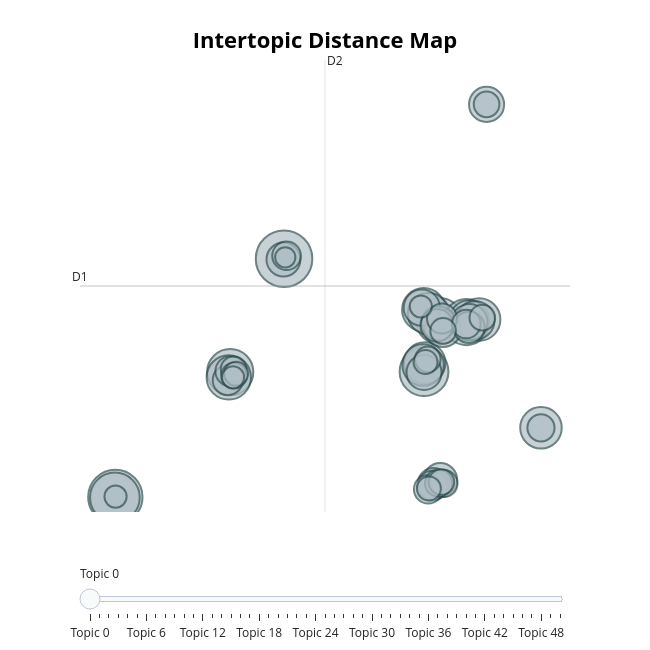

Here is the notebook cell this chart was saved with:
### Code cell
topic_model.visualize_topics()

### Figure 1 — Plotly figure (JSON) as saved in the notebook; plotly's stock layout.template omitted (floating-point values rounded to 4 significant figures; data arrays with more than 128 entries replaced by an {"elided": "..."} marker saying what was removed)
{"data": [{"customdata": {"elided": "51x3 mixed values"}, "hovertemplate": "<b>Topic %{customdata[0]}</b><br>%{customdata[1]}<br>Size: %{customdata[2]}", "legendgroup": "", "marker": {"color": "#B0BEC5", "line": {"color": "DarkSlateGrey", "width": 2}, "size": [39, 36, 30, 29, 26, 26, 26, 24, 23, 22, 21, 21, 21, 21, 20, 18, 17, 16, 16, 15, 15, 14, 14, 14, 13, 12, 12, 11, 11, 11, 11, 10, 10, 10, 9, 9, 9, 8, 8, 8, 8, 8, 8, 8, 7, 7, 7, 6, 6, 6, 5], "sizemode": "area", "sizeref": 0.02438, "symbol": "circle"}, "mode": "markers", "name": "", "orientation": "v", "showlegend": false, "type": "scatter", "x": [-5.362, -19.62, -19.66, 6.466, 7.782, 10.05, -9.911, -10.03, 6.445, 11.13, 6.524, 6.852, 16.35, 6.385, 10.29, 10.79, 8.057, 6.279, 10.3, 6.467, 11.75, -5.413, 7.686, 7.84, 7.547, 7.268, 10.27, 7.987, 7.167, -10.12, -9.897, 10.04, -5.15, 6.823, 8.146, 16.35, 7.7, -9.629, 11.39, 6.784, 11.75, 8.081, -9.595, 7.933, -9.415, 6.878, 6.593, -19.6, -9.672, 6.196, -5.26], "xaxis": "x", "y": [9.663, -6.614, -6.65, 1.948, 5.4, 5.339, 1.916, 1.554, 6.178, 5.508, 2.534, 5.898, -1.894, 2.397, 5.437, 5.452, 4.907, 6.324, 5.337, 1.893, 20.22, 9.612, 5.266, -5.462, 5.114, -5.718, 4.973, 5.581, -5.848, 1.368, 1.977, 5.207, 9.873, -6.09, -5.699, -1.894, -5.675, 2.104, 5.638, 2.791, 20.22, 4.734, 1.673, -5.6, 1.804, -6.045, 2.603, -6.594, 1.555, 6.404, 9.765], "yaxis": "y"}], "layout": {"annotations": [{"showarrow": false, "text": "D1", "x": -22.61, "y": 7.804, "yshift": 10}, {"showarrow": false, "text": "D2", "x": -1.901, "xshift": 10, "y": 23.26}], "height": 650, "hoverlabel": {"bgcolor": "white", "font": {"family": "Rockwell", "size": 16}}, "legend": {"itemsizing": "constant", "tracegroupgap": 0}, "margin": {"t": 60}, "shapes": [{"line": {"color": "#CFD8DC", "width": 2}, "type": "line", "x0": -1.901, "x1": -1.901, "y0": -7.648, "y1": 23.26}, {"line": {"color": "#9E9E9E", "width": 2}, "type": "line", "x0": -22.61, "x1": 18.8, "y0": 7.804, "y1": 7.804}], "sliders": [{"active": 0, "pad": {"t": 50}, "steps": [{"args": [{"marker.color": [["red", "#B0BEC5", "#B0BEC5", "#B0BEC5", "#B0BEC5", "#B0BEC5", "#B0BEC5", "#B0BEC5", "#B0BEC5", "#B0BEC5", "#B0BEC5", "#B0BEC5", "#B0BEC5", "#B0BEC5", "#B0BEC5", "#B0BEC5", "#B0BEC5", "#B0BEC5", "#B0BEC5", "#B0BEC5", "#B0BEC5", "#B0BEC5", "#B0BEC5", "#B0BEC5", "#B0BEC5", "#B0BEC5", "#B0BEC5", "#B0BEC5", "#B0BEC5", "#B0BEC5", "#B0BEC5", "#B0BEC5", "#B0BEC5", "#B0BEC5", "#B0BEC5", "#B0BEC5", "#B0BEC5", "#B0BEC5", "#B0BEC5", "#B0BEC5", "#B0BEC5", "#B0BEC5", "#B0BEC5", "#B0BEC5", "#B0BEC5", "#B0BEC5", "#B0BEC5", "#B0BEC5", "#B0BEC5", "#B0BEC5", "#B0BEC5"]]}], "label": "Topic 0", "method": "update"}, {"args": [{"marker.color": [["#B0BEC5", "red", "#B0BEC5", "#B0BEC5", "#B0BEC5", "#B0BEC5", "#B0BEC5", "#B0BEC5", "#B0BEC5", "#B0BEC5", "#B0BEC5", "#B0BEC5", "#B0BEC5", "#B0BEC5", "#B0BEC5", "#B0BEC5", "#B0BEC5", "#B0BEC5", "#B0BEC5", "#B0BEC5", "#B0BEC5", "#B0BEC5", "#B0BEC5", "#B0BEC5", "#B0BEC5", "#B0BEC5", "#B0BEC5", "#B0BEC5", "#B0BEC5", "#B0BEC5", "#B0BEC5", "#B0BEC5", "#B0BEC5", "#B0BEC5", "#B0BEC5", "#B0BEC5", "#B0BEC5", "#B0BEC5", "#B0BEC5", "#B0BEC5", "#B0BEC5", "#B0BEC5", "#B0BEC5", "#B0BEC5", "#B0BEC5", "#B0BEC5", "#B0BEC5", "#B0BEC5", "#B0BEC5", "#B0BEC5", "#B0BEC5"]]}], "label": "Topic 1", "method": "update"}, {"args": [{"marker.color": [["#B0BEC5", "#B0BEC5", "red", "#B0BEC5", "#B0BEC5", "#B0BEC5", "#B0BEC5", "#B0BEC5", "#B0BEC5", "#B0BEC5", "#B0BEC5", "#B0BEC5", "#B0BEC5", "#B0BEC5", "#B0BEC5", "#B0BEC5", "#B0BEC5", "#B0BEC5", "#B0BEC5", "#B0BEC5", "#B0BEC5", "#B0BEC5", "#B0BEC5", "#B0BEC5", "#B0BEC5", "#B0BEC5", "#B0BEC5", "#B0BEC5", "#B0BEC5", "#B0BEC5", "#B0BEC5", "#B0BEC5", "#B0BEC5", "#B0BEC5", "#B0BEC5", "#B0BEC5", "#B0BEC5", "#B0BEC5", "#B0BEC5", "#B0BEC5", "#B0BEC5", "#B0BEC5", "#B0BEC5", "#B0BEC5", "#B0BEC5", "#B0BEC5", "#B0BEC5", "#B0BEC5", "#B0BEC5", "#B0BEC5", "#B0BEC5"]]}], "label": "Topic 2", "method": "update"}, {"args": [{"marker.color": [["#B0BEC5", "#B0BEC5", "#B0BEC5", "red", "#B0BEC5", "#B0BEC5", "#B0BEC5", "#B0BEC5", "#B0BEC5", "#B0BEC5", "#B0BEC5", "#B0BEC5", "#B0BEC5", "#B0BEC5", "#B0BEC5", "#B0BEC5", "#B0BEC5", "#B0BEC5", "#B0BEC5", "#B0BEC5", "#B0BEC5", "#B0BEC5", "#B0BEC5", "#B0BEC5", "#B0BEC5", "#B0BEC5", "#B0BEC5", "#B0BEC5", "#B0BEC5", "#B0BEC5", "#B0BEC5", "#B0BEC5", "#B0BEC5", "#B0BEC5", "#B0BEC5", "#B0BEC5", "#B0BEC5", "#B0BEC5", "#B0BEC5", "#B0BEC5", "#B0BEC5", "#B0BEC5", "#B0BEC5", "#B0BEC5", "#B0BEC5", "#B0BEC5", "#B0BEC5", "#B0BEC5", "#B0BEC5", "#B0BEC5", "#B0BEC5"]]}], "label": "Topic 3", "method": "update"}, {"args": [{"marker.color": [["#B0BEC5", "#B0BEC5", "#B0BEC5", "#B0BEC5", "red", "#B0BEC5", "#B0BEC5", "#B0BEC5", "#B0BEC5", "#B0BEC5", "#B0BEC5", "#B0BEC5", "#B0BEC5", "#B0BEC5", "#B0BEC5", "#B0BEC5", "#B0BEC5", "#B0BEC5", "#B0BEC5", "#B0BEC5", "#B0BEC5", "#B0BEC5", "#B0BEC5", "#B0BEC5", "#B0BEC5", "#B0BEC5", "#B0BEC5", "#B0BEC5", "#B0BEC5", "#B0BEC5", "#B0BEC5", "#B0BEC5", "#B0BEC5", "#B0BEC5", "#B0BEC5", "#B0BEC5", "#B0BEC5", "#B0BEC5", "#B0BEC5", "#B0BEC5", "#B0BEC5", "#B0BEC5", "#B0BEC5", "#B0BEC5", "#B0BEC5", "#B0BEC5", "#B0BEC5", "#B0BEC5", "#B0BEC5", "#B0BEC5", "#B0BEC5"]]}], "label": "Topic 4", "method": "update"}, {"args": [{"marker.color": [["#B0BEC5", "#B0BEC5", "#B0BEC5", "#B0BEC5", "#B0BEC5", "red", "#B0BEC5", "#B0BEC5", "#B0BEC5", "#B0BEC5", "#B0BEC5", "#B0BEC5", "#B0BEC5", "#B0BEC5", "#B0BEC5", "#B0BEC5", "#B0BEC5", "#B0BEC5", "#B0BEC5", "#B0BEC5", "#B0BEC5", "#B0BEC5", "#B0BEC5", "#B0BEC5", "#B0BEC5", "#B0BEC5", "#B0BEC5", "#B0BEC5", "#B0BEC5", "#B0BEC5", "#B0BEC5", "#B0BEC5", "#B0BEC5", "#B0BEC5", "#B0BEC5", "#B0BEC5", "#B0BEC5", "#B0BEC5", "#B0BEC5", "#B0BEC5", "#B0BEC5", "#B0BEC5", "#B0BEC5", "#B0BEC5", "#B0BEC5", "#B0BEC5", "#B0BEC5", "#B0BEC5", "#B0BEC5", "#B0BEC5", "#B0BEC5"]]}], "label": "Topic 5", "method": "update"}, {"args": [{"marker.color": [["#B0BEC5", "#B0BEC5", "#B0BEC5", "#B0BEC5", "#B0BEC5", "#B0BEC5", "red", "#B0BEC5", "#B0BEC5", "#B0BEC5", "#B0BEC5", "#B0BEC5", "#B0BEC5", "#B0BEC5", "#B0BEC5", "#B0BEC5", "#B0BEC5", "#B0BEC5", "#B0BEC5", "#B0BEC5", "#B0BEC5", "#B0BEC5", "#B0BEC5", "#B0BEC5", "#B0BEC5", "#B0BEC5", "#B0BEC5", "#B0BEC5", "#B0BEC5", "#B0BEC5", "#B0BEC5", "#B0BEC5", "#B0BEC5", "#B0BEC5", "#B0BEC5", "#B0BEC5", "#B0BEC5", "#B0BEC5", "#B0BEC5", "#B0BEC5", "#B0BEC5", "#B0BEC5", "#B0BEC5", "#B0BEC5", "#B0BEC5", "#B0BEC5", "#B0BEC5", "#B0BEC5", "#B0BEC5", "#B0BEC5", "#B0BEC5"]]}], "label": "Topic 6", "method": "update"}, {"args": [{"marker.color": [["#B0BEC5", "#B0BEC5", "#B0BEC5", "#B0BEC5", "#B0BEC5", "#B0BEC5", "#B0BEC5", "red", "#B0BEC5", "#B0BEC5", "#B0BEC5", "#B0BEC5", "#B0BEC5", "#B0BEC5", "#B0BEC5", "#B0BEC5", "#B0BEC5", "#B0BEC5", "#B0BEC5", "#B0BEC5", "#B0BEC5", "#B0BEC5", "#B0BEC5", "#B0BEC5", "#B0BEC5", "#B0BEC5", "#B0BEC5", "#B0BEC5", "#B0BEC5", "#B0BEC5", "#B0BEC5", "#B0BEC5", "#B0BEC5", "#B0BEC5", "#B0BEC5", "#B0BEC5", "#B0BEC5", "#B0BEC5", "#B0BEC5", "#B0BEC5", "#B0BEC5", "#B0BEC5", "#B0BEC5", "#B0BEC5", "#B0BEC5", "#B0BEC5", "#B0BEC5", "#B0BEC5", "#B0BEC5", "#B0BEC5", "#B0BEC5"]]}], "label": "Topic 7", "method": "update"}, {"args": [{"marker.color": [["#B0BEC5", "#B0BEC5", "#B0BEC5", "#B0BEC5", "#B0BEC5", "#B0BEC5", "#B0BEC5", "#B0BEC5", "red", "#B0BEC5", "#B0BEC5", "#B0BEC5", "#B0BEC5", "#B0BEC5", "#B0BEC5", "#B0BEC5", "#B0BEC5", "#B0BEC5", "#B0BEC5", "#B0BEC5", "#B0BEC5", "#B0BEC5", "#B0BEC5", "#B0BEC5", "#B0BEC5", "#B0BEC5", "#B0BEC5", "#B0BEC5", "#B0BEC5", "#B0BEC5", "#B0BEC5", "#B0BEC5", "#B0BEC5", "#B0BEC5", "#B0BEC5", "#B0BEC5", "#B0BEC5", "#B0BEC5", "#B0BEC5", "#B0BEC5", "#B0BEC5", "#B0BEC5", "#B0BEC5", "#B0BEC5", "#B0BEC5", "#B0BEC5", "#B0BEC5", "#B0BEC5", "#B0BEC5", "#B0BEC5", "#B0BEC5"]]}], "label": "Topic 8", "method": "update"}, {"args": [{"marker.color": [["#B0BEC5", "#B0BEC5", "#B0BEC5", "#B0BEC5", "#B0BEC5", "#B0BEC5", "#B0BEC5", "#B0BEC5", "#B0BEC5", "red", "#B0BEC5", "#B0BEC5", "#B0BEC5", "#B0BEC5", "#B0BEC5", "#B0BEC5", "#B0BEC5", "#B0BEC5", "#B0BEC5", "#B0BEC5", "#B0BEC5", "#B0BEC5", "#B0BEC5", "#B0BEC5", "#B0BEC5", "#B0BEC5", "#B0BEC5", "#B0BEC5", "#B0BEC5", "#B0BEC5", "#B0BEC5", "#B0BEC5", "#B0BEC5", "#B0BEC5", "#B0BEC5", "#B0BEC5", "#B0BEC5", "#B0BEC5", "#B0BEC5", "#B0BEC5", "#B0BEC5", "#B0BEC5", "#B0BEC5", "#B0BEC5", "#B0BEC5", "#B0BEC5", "#B0BEC5", "#B0BEC5", "#B0BEC5", "#B0BEC5", "#B0BEC5"]]}], "label": "Topic 9", "method": "update"}, {"args": [{"marker.color": [["#B0BEC5", "#B0BEC5", "#B0BEC5", "#B0BEC5", "#B0BEC5", "#B0BEC5", "#B0BEC5", "#B0BEC5", "#B0BEC5", "#B0BEC5", "red", "#B0BEC5", "#B0BEC5", "#B0BEC5", "#B0BEC5", "#B0BEC5", "#B0BEC5", "#B0BEC5", "#B0BEC5", "#B0BEC5", "#B0BEC5", "#B0BEC5", "#B0BEC5", "#B0BEC5", "#B0BEC5", "#B0BEC5", "#B0BEC5", "#B0BEC5", "#B0BEC5", "#B0BEC5", "#B0BEC5", "#B0BEC5", "#B0BEC5", "#B0BEC5", "#B0BEC5", "#B0BEC5", "#B0BEC5", "#B0BEC5", "#B0BEC5", "#B0BEC5", "#B0BEC5", "#B0BEC5", "#B0BEC5", "#B0BEC5", "#B0BEC5", "#B0BEC5", "#B0BEC5", "#B0BEC5", "#B0BEC5", "#B0BEC5", "#B0BEC5"]]}], "label": "Topic 10", "method": "update"}, {"args": [{"marker.color": [["#B0BEC5", "#B0BEC5", "#B0BEC5", "#B0BEC5", "#B0BEC5", "#B0BEC5", "#B0BEC5", "#B0BEC5", "#B0BEC5", "#B0BEC5", "#B0BEC5", "red", "#B0BEC5", "#B0BEC5", "#B0BEC5", "#B0BEC5", "#B0BEC5", "#B0BEC5", "#B0BEC5", "#B0BEC5", "#B0BEC5", "#B0BEC5", "#B0BEC5", "#B0BEC5", "#B0BEC5", "#B0BEC5", "#B0BEC5", "#B0BEC5", "#B0BEC5", "#B0BEC5", "#B0BEC5", "#B0BEC5", "#B0BEC5", "#B0BEC5", "#B0BEC5", "#B0BEC5", "#B0BEC5", "#B0BEC5", "#B0BEC5", "#B0BEC5", "#B0BEC5", "#B0BEC5", "#B0BEC5", "#B0BEC5", "#B0BEC5", "#B0BEC5", "#B0BEC5", "#B0BEC5", "#B0BEC5", "#B0BEC5", "#B0BEC5"]]}], "label": "Topic 11", "method": "update"}, {"args": [{"marker.color": [["#B0BEC5", "#B0BEC5", "#B0BEC5", "#B0BEC5", "#B0BEC5", "#B0BEC5", "#B0BEC5", "#B0BEC5", "#B0BEC5", "#B0BEC5", "#B0BEC5", "#B0BEC5", "red", "#B0BEC5", "#B0BEC5", "#B0BEC5", "#B0BEC5", "#B0BEC5", "#B0BEC5", "#B0BEC5", "#B0BEC5", "#B0BEC5", "#B0BEC5", "#B0BEC5", "#B0BEC5", "#B0BEC5", "#B0BEC5", "#B0BEC5", "#B0BEC5", "#B0BEC5", "#B0BEC5", "#B0BEC5", "#B0BEC5", "#B0BEC5", "#B0BEC5", "#B0BEC5", "#B0BEC5", "#B0BEC5", "#B0BEC5", "#B0BEC5", "#B0BEC5", "#B0BEC5", "#B0BEC5", "#B0BEC5", "#B0BEC5", "#B0BEC5", "#B0BEC5", "#B0BEC5", "#B0BEC5", "#B0BEC5", "#B0BEC5"]]}], "label": "Topic 12", "method": "update"}, {"args": [{"marker.color": [["#B0BEC5", "#B0BEC5", "#B0BEC5", "#B0BEC5", "#B0BEC5", "#B0BEC5", "#B0BEC5", "#B0BEC5", "#B0BEC5", "#B0BEC5", "#B0BEC5", "#B0BEC5", "#B0BEC5", "red", "#B0BEC5", "#B0BEC5", "#B0BEC5", "#B0BEC5", "#B0BEC5", "#B0BEC5", "#B0BEC5", "#B0BEC5", "#B0BEC5", "#B0BEC5", "#B0BEC5", "#B0BEC5", "#B0BEC5", "#B0BEC5", "#B0BEC5", "#B0BEC5", "#B0BEC5", "#B0BEC5", "#B0BEC5", "#B0BEC5", "#B0BEC5", "#B0BEC5", "#B0BEC5", "#B0BEC5", "#B0BEC5", "#B0BEC5", "#B0BEC5", "#B0BEC5", "#B0BEC5", "#B0BEC5", "#B0BEC5", "#B0BEC5", "#B0BEC5", "#B0BEC5", "#B0BEC5", "#B0BEC5", "#B0BEC5"]]}], "label": "Topic 13", "method": "update"}, {"args": [{"marker.color": [["#B0BEC5", "#B0BEC5", "#B0BEC5", "#B0BEC5", "#B0BEC5", "#B0BEC5", "#B0BEC5", "#B0BEC5", "#B0BEC5", "#B0BEC5", "#B0BEC5", "#B0BEC5", "#B0BEC5", "#B0BEC5", "red", "#B0BEC5", "#B0BEC5", "#B0BEC5", "#B0BEC5", "#B0BEC5", "#B0BEC5", "#B0BEC5", "#B0BEC5", "#B0BEC5", "#B0BEC5", "#B0BEC5", "#B0BEC5", "#B0BEC5", "#B0BEC5", "#B0BEC5", "#B0BEC5", "#B0BEC5", "#B0BEC5", "#B0BEC5", "#B0BEC5", "#B0BEC5", "#B0BEC5", "#B0BEC5", "#B0BEC5", "#B0BEC5", "#B0BEC5", "#B0BEC5", "#B0BEC5", "#B0BEC5", "#B0BEC5", "#B0BEC5", "#B0BEC5", "#B0BEC5", "#B0BEC5", "#B0BEC5", "#B0BEC5"]]}], "label": "Topic 14", "method": "update"}, {"args": [{"marker.color": [["#B0BEC5", "#B0BEC5", "#B0BEC5", "#B0BEC5", "#B0BEC5", "#B0BEC5", "#B0BEC5", "#B0BEC5", "#B0BEC5", "#B0BEC5", "#B0BEC5", "#B0BEC5", "#B0BEC5", "#B0BEC5", "#B0BEC5", "red", "#B0BEC5", "#B0BEC5", "#B0BEC5", "#B0BEC5", "#B0BEC5", "#B0BEC5", "#B0BEC5", "#B0BEC5", "#B0BEC5", "#B0BEC5", "#B0BEC5", "#B0BEC5", "#B0BEC5", "#B0BEC5", "#B0BEC5", "#B0BEC5", "#B0BEC5", "#B0BEC5", "#B0BEC5", "#B0BEC5", "#B0BEC5", "#B0BEC5", "#B0BEC5", "#B0BEC5", "#B0BEC5", "#B0BEC5", "#B0BEC5", "#B0BEC5", "#B0BEC5", "#B0BEC5", "#B0BEC5", "#B0BEC5", "#B0BEC5", "#B0BEC5", "#B0BEC5"]]}], "label": "Topic 15", "method": "update"}, {"args": [{"marker.color": [["#B0BEC5", "#B0BEC5", "#B0BEC5", "#B0BEC5", "#B0BEC5", "#B0BEC5", "#B0BEC5", "#B0BEC5", "#B0BEC5", "#B0BEC5", "#B0BEC5", "#B0BEC5", "#B0BEC5", "#B0BEC5", "#B0BEC5", "#B0BEC5", "red", "#B0BEC5", "#B0BEC5", "#B0BEC5", "#B0BEC5", "#B0BEC5", "#B0BEC5", "#B0BEC5", "#B0BEC5", "#B0BEC5", "#B0BEC5", "#B0BEC5", "#B0BEC5", "#B0BEC5", "#B0BEC5", "#B0BEC5", "#B0BEC5", "#B0BEC5", "#B0BEC5", "#B0BEC5", "#B0BEC5", "#B0BEC5", "#B0BEC5", "#B0BEC5", "#B0BEC5", "#B0BEC5", "#B0BEC5", "#B0BEC5", "#B0BEC5", "#B0BEC5", "#B0BEC5", "#B0BEC5", "#B0BEC5", "#B0BEC5", "#B0BEC5"]]}], "label": "Topic 16", "method": "update"}, {"args": [{"marker.color": [["#B0BEC5", "#B0BEC5", "#B0BEC5", "#B0BEC5", "#B0BEC5", "#B0BEC5", "#B0BEC5", "#B0BEC5", "#B0BEC5", "#B0BEC5", "#B0BEC5", "#B0BEC5", "#B0BEC5", "#B0BEC5", "#B0BEC5", "#B0BEC5", "#B0BEC5", "red", "#B0BEC5", "#B0BEC5", "#B0BEC5", "#B0BEC5", "#B0BEC5", "#B0BEC5", "#B0BEC5", "#B0BEC5", "#B0BEC5", "#B0BEC5", "#B0BEC5", "#B0BEC5", "#B0BEC5", "#B0BEC5", "#B0BEC5", "#B0BEC5", "#B0BEC5", "#B0BEC5", "#B0BEC5", "#B0BEC5", "#B0BEC5", "#B0BEC5", "#B0BEC5", "#B0BEC5", "#B0BEC5", "#B0BEC5", "#B0BEC5", "#B0BEC5", "#B0BEC5", "#B0BEC5", "#B0BEC5", "#B0BEC5", "#B0BEC5"]]}], "label": "Topic 17", "method": "update"}, {"args": [{"marker.color": [["#B0BEC5", "#B0BEC5", "#B0BEC5", "#B0BEC5", "#B0BEC5", "#B0BEC5", "#B0BEC5", "#B0BEC5", "#B0BEC5", "#B0BEC5", "#B0BEC5", "#B0BEC5", "#B0BEC5", "#B0BEC5", "#B0BEC5", "#B0BEC5", "#B0BEC5", "#B0BEC5", "red", "#B0BEC5", "#B0BEC5", "#B0BEC5", "#B0BEC5", "#B0BEC5", "#B0BEC5", "#B0BEC5", "#B0BEC5", "#B0BEC5", "#B0BEC5", "#B0BEC5", "#B0BEC5", "#B0BEC5", "#B0BEC5", "#B0BEC5", "#B0BEC5", "#B0BEC5", "#B0BEC5", "#B0BEC5", "#B0BEC5", "#B0BEC5", "#B0BEC5", "#B0BEC5", "#B0BEC5", "#B0BEC5", "#B0BEC5", "#B0BEC5", "#B0BEC5", "#B0BEC5", "#B0BEC5", "#B0BEC5", "#B0BEC5"]]}], "label": "Topic 18", "method": "update"}, {"args": [{"marker.color": [["#B0BEC5", "#B0BEC5", "#B0BEC5", "#B0BEC5", "#B0BEC5", "#B0BEC5", "#B0BEC5", "#B0BEC5", "#B0BEC5", "#B0BEC5", "#B0BEC5", "#B0BEC5", "#B0BEC5", "#B0BEC5", "#B0BEC5", "#B0BEC5", "#B0BEC5", "#B0BEC5", "#B0BEC5", "red", "#B0BEC5", "#B0BEC5", "#B0BEC5", "#B0BEC5", "#B0BEC5", "#B0BEC5", "#B0BEC5", "#B0BEC5", "#B0BEC5", "#B0BEC5", "#B0BEC5", "#B0BEC5", "#B0BEC5", "#B0BEC5", "#B0BEC5", "#B0BEC5", "#B0BEC5", "#B0BEC5", "#B0BEC5", "#B0BEC5", "#B0BEC5", "#B0BEC5", "#B0BEC5", "#B0BEC5", "#B0BEC5", "#B0BEC5", "#B0BEC5", "#B0BEC5", "#B0BEC5", "#B0BEC5", "#B0BEC5"]]}], "label": "Topic 19", "method": "update"}, {"args": [{"marker.color": [["#B0BEC5", "#B0BEC5", "#B0BEC5", "#B0BEC5", "#B0BEC5", "#B0BEC5", "#B0BEC5", "#B0BEC5", "#B0BEC5", "#B0BEC5", "#B0BEC5", "#B0BEC5", "#B0BEC5", "#B0BEC5", "#B0BEC5", "#B0BEC5", "#B0BEC5", "#B0BEC5", "#B0BEC5", "#B0BEC5", "red", "#B0BEC5", "#B0BEC5", "#B0BEC5", "#B0BEC5", "#B0BEC5", "#B0BEC5", "#B0BEC5", "#B0BEC5", "#B0BEC5", "#B0BEC5", "#B0BEC5", "#B0BEC5", "#B0BEC5", "#B0BEC5", "#B0BEC5", "#B0BEC5", "#B0BEC5", "#B0BEC5", "#B0BEC5", "#B0BEC5", "#B0BEC5", "#B0BEC5", "#B0BEC5", "#B0BEC5", "#B0BEC5", "#B0BEC5", "#B0BEC5", "#B0BEC5", "#B0BEC5", "#B0BEC5"]]}], "label": "Topic 20", "method": "update"}, {"args": [{"marker.color": [["#B0BEC5", "#B0BEC5", "#B0BEC5", "#B0BEC5", "#B0BEC5", "#B0BEC5", "#B0BEC5", "#B0BEC5", "#B0BEC5", "#B0BEC5", "#B0BEC5", "#B0BEC5", "#B0BEC5", "#B0BEC5", "#B0BEC5", "#B0BEC5", "#B0BEC5", "#B0BEC5", "#B0BEC5", "#B0BEC5", "#B0BEC5", "red", "#B0BEC5", "#B0BEC5", "#B0BEC5", "#B0BEC5", "#B0BEC5", "#B0BEC5", "#B0BEC5", "#B0BEC5", "#B0BEC5", "#B0BEC5", "#B0BEC5", "#B0BEC5", "#B0BEC5", "#B0BEC5", "#B0BEC5", "#B0BEC5", "#B0BEC5", "#B0BEC5", "#B0BEC5", "#B0BEC5", "#B0BEC5", "#B0BEC5", "#B0BEC5", "#B0BEC5", "#B0BEC5", "#B0BEC5", "#B0BEC5", "#B0BEC5", "#B0BEC5"]]}], "label": "Topic 21", "method": "update"}, {"args": [{"marker.color": [["#B0BEC5", "#B0BEC5", "#B0BEC5", "#B0BEC5", "#B0BEC5", "#B0BEC5", "#B0BEC5", "#B0BEC5", "#B0BEC5", "#B0BEC5", "#B0BEC5", "#B0BEC5", "#B0BEC5", "#B0BEC5", "#B0BEC5", "#B0BEC5", "#B0BEC5", "#B0BEC5", "#B0BEC5", "#B0BEC5", "#B0BEC5", "#B0BEC5", "red", "#B0BEC5", "#B0BEC5", "#B0BEC5", "#B0BEC5", "#B0BEC5", "#B0BEC5", "#B0BEC5", "#B0BEC5", "#B0BEC5", "#B0BEC5", "#B0BEC5", "#B0BEC5", "#B0BEC5", "#B0BEC5", "#B0BEC5", "#B0BEC5", "#B0BEC5", "#B0BEC5", "#B0BEC5", "#B0BEC5", "#B0BEC5", "#B0BEC5", "#B0BEC5", "#B0BEC5", "#B0BEC5", "#B0BEC5", "#B0BEC5", "#B0BEC5"]]}], "label": "Topic 22", "method": "update"}, {"args": [{"marker.color": [["#B0BEC5", "#B0BEC5", "#B0BEC5", "#B0BEC5", "#B0BEC5", "#B0BEC5", "#B0BEC5", "#B0BEC5", "#B0BEC5", "#B0BEC5", "#B0BEC5", "#B0BEC5", "#B0BEC5", "#B0BEC5", "#B0BEC5", "#B0BEC5", "#B0BEC5", "#B0BEC5", "#B0BEC5", "#B0BEC5", "#B0BEC5", "#B0BEC5", "#B0BEC5", "red", "#B0BEC5", "#B0BEC5", "#B0BEC5", "#B0BEC5", "#B0BEC5", "#B0BEC5", "#B0BEC5", "#B0BEC5", "#B0BEC5", "#B0BEC5", "#B0BEC5", "#B0BEC5", "#B0BEC5", "#B0BEC5", "#B0BEC5", "#B0BEC5", "#B0BEC5", "#B0BEC5", "#B0BEC5", "#B0BEC5", "#B0BEC5", "#B0BEC5", "#B0BEC5", "#B0BEC5", "#B0BEC5", "#B0BEC5", "#B0BEC5"]]}], "label": "Topic 23", "method": "update"}, {"args": [{"marker.color": [["#B0BEC5", "#B0BEC5", "#B0BEC5", "#B0BEC5", "#B0BEC5", "#B0BEC5", "#B0BEC5", "#B0BEC5", "#B0BEC5", "#B0BEC5", "#B0BEC5", "#B0BEC5", "#B0BEC5", "#B0BEC5", "#B0BEC5", "#B0BEC5", "#B0BEC5", "#B0BEC5", "#B0BEC5", "#B0BEC5", "#B0BEC5", "#B0BEC5", "#B0BEC5", "#B0BEC5", "red", "#B0BEC5", "#B0BEC5", "#B0BEC5", "#B0BEC5", "#B0BEC5", "#B0BEC5", "#B0BEC5", "#B0BEC5", "#B0BEC5", "#B0BEC5", "#B0BEC5", "#B0BEC5", "#B0BEC5", "#B0BEC5", "#B0BEC5", "#B0BEC5", "#B0BEC5", "#B0BEC5", "#B0BEC5", "#B0BEC5", "#B0BEC5", "#B0BEC5", "#B0BEC5", "#B0BEC5", "#B0BEC5", "#B0BEC5"]]}], "label": "Topic 24", "method": "update"}, {"args": [{"marker.color": [["#B0BEC5", "#B0BEC5", "#B0BEC5", "#B0BEC5", "#B0BEC5", "#B0BEC5", "#B0BEC5", "#B0BEC5", "#B0BEC5", "#B0BEC5", "#B0BEC5", "#B0BEC5", "#B0BEC5", "#B0BEC5", "#B0BEC5", "#B0BEC5", "#B0BEC5", "#B0BEC5", "#B0BEC5", "#B0BEC5", "#B0BEC5", "#B0BEC5", "#B0BEC5", "#B0BEC5", "#B0BEC5", "red", "#B0BEC5", "#B0BEC5", "#B0BEC5", "#B0BEC5", "#B0BEC5", "#B0BEC5", "#B0BEC5", "#B0BEC5", "#B0BEC5", "#B0BEC5", "#B0BEC5", "#B0BEC5", "#B0BEC5", "#B0BEC5", "#B0BEC5", "#B0BEC5", "#B0BEC5", "#B0BEC5", "#B0BEC5", "#B0BEC5", "#B0BEC5", "#B0BEC5", "#B0BEC5", "#B0BEC5", "#B0BEC5"]]}], "label": "Topic 25", "method": "update"}, {"args": [{"marker.color": [["#B0BEC5", "#B0BEC5", "#B0BEC5", "#B0BEC5", "#B0BEC5", "#B0BEC5", "#B0BEC5", "#B0BEC5", "#B0BEC5", "#B0BEC5", "#B0BEC5", "#B0BEC5", "#B0BEC5", "#B0BEC5", "#B0BEC5", "#B0BEC5", "#B0BEC5", "#B0BEC5", "#B0BEC5", "#B0BEC5", "#B0BEC5", "#B0BEC5", "#B0BEC5", "#B0BEC5", "#B0BEC5", "#B0BEC5", "red", "#B0BEC5", "#B0BEC5", "#B0BEC5", "#B0BEC5", "#B0BEC5", "#B0BEC5", "#B0BEC5", "#B0BEC5", "#B0BEC5", "#B0BEC5", "#B0BEC5", "#B0BEC5", "#B0BEC5", "#B0BEC5", "#B0BEC5", "#B0BEC5", "#B0BEC5", "#B0BEC5", "#B0BEC5", "#B0BEC5", "#B0BEC5", "#B0BEC5", "#B0BEC5", "#B0BEC5"]]}], "label": "Topic 26", "method": "update"}, {"args": [{"marker.color": [["#B0BEC5", "#B0BEC5", "#B0BEC5", "#B0BEC5", "#B0BEC5", "#B0BEC5", "#B0BEC5", "#B0BEC5", "#B0BEC5", "#B0BEC5", "#B0BEC5", "#B0BEC5", "#B0BEC5", "#B0BEC5", "#B0BEC5", "#B0BEC5", "#B0BEC5", "#B0BEC5", "#B0BEC5", "#B0BEC5", "#B0BEC5", "#B0BEC5", "#B0BEC5", "#B0BEC5", "#B0BEC5", "#B0BEC5", "#B0BEC5", "red", "#B0BEC5", "#B0BEC5", "#B0BEC5", "#B0BEC5", "#B0BEC5", "#B0BEC5", "#B0BEC5", "#B0BEC5", "#B0BEC5", "#B0BEC5", "#B0BEC5", "#B0BEC5", "#B0BEC5", "#B0BEC5", "#B0BEC5", "#B0BEC5", "#B0BEC5", "#B0BEC5", "#B0BEC5", "#B0BEC5", "#B0BEC5", "#B0BEC5", "#B0BEC5"]]}], "label": "Topic 27", "method": "update"}, {"args": [{"marker.color": [["#B0BEC5", "#B0BEC5", "#B0BEC5", "#B0BEC5", "#B0BEC5", "#B0BEC5", "#B0BEC5", "#B0BEC5", "#B0BEC5", "#B0BEC5", "#B0BEC5", "#B0BEC5", "#B0BEC5", "#B0BEC5", "#B0BEC5", "#B0BEC5", "#B0BEC5", "#B0BEC5", "#B0BEC5", "#B0BEC5", "#B0BEC5", "#B0BEC5", "#B0BEC5", "#B0BEC5", "#B0BEC5", "#B0BEC5", "#B0BEC5", "#B0BEC5", "red", "#B0BEC5", "#B0BEC5", "#B0BEC5", "#B0BEC5", "#B0BEC5", "#B0BEC5", "#B0BEC5", "#B0BEC5", "#B0BEC5", "#B0BEC5", "#B0BEC5", "#B0BEC5", "#B0BEC5", "#B0BEC5", "#B0BEC5", "#B0BEC5", "#B0BEC5", "#B0BEC5", "#B0BEC5", "#B0BEC5", "#B0BEC5", "#B0BEC5"]]}], "label": "Topic 28", "method": "update"}, {"args": [{"marker.color": [["#B0BEC5", "#B0BEC5", "#B0BEC5", "#B0BEC5", "#B0BEC5", "#B0BEC5", "#B0BEC5", "#B0BEC5", "#B0BEC5", "#B0BEC5", "#B0BEC5", "#B0BEC5", "#B0BEC5", "#B0BEC5", "#B0BEC5", "#B0BEC5", "#B0BEC5", "#B0BEC5", "#B0BEC5", "#B0BEC5", "#B0BEC5", "#B0BEC5", "#B0BEC5", "#B0BEC5", "#B0BEC5", "#B0BEC5", "#B0BEC5", "#B0BEC5", "#B0BEC5", "red", "#B0BEC5", "#B0BEC5", "#B0BEC5", "#B0BEC5", "#B0BEC5", "#B0BEC5", "#B0BEC5", "#B0BEC5", "#B0BEC5", "#B0BEC5", "#B0BEC5", "#B0BEC5", "#B0BEC5", "#B0BEC5", "#B0BEC5", "#B0BEC5", "#B0BEC5", "#B0BEC5", "#B0BEC5", "#B0BEC5", "#B0BEC5"]]}], "label": "Topic 29", "method": "update"}, {"args": [{"marker.color": [["#B0BEC5", "#B0BEC5", "#B0BEC5", "#B0BEC5", "#B0BEC5", "#B0BEC5", "#B0BEC5", "#B0BEC5", "#B0BEC5", "#B0BEC5", "#B0BEC5", "#B0BEC5", "#B0BEC5", "#B0BEC5", "#B0BEC5", "#B0BEC5", "#B0BEC5", "#B0BEC5", "#B0BEC5", "#B0BEC5", "#B0BEC5", "#B0BEC5", "#B0BEC5", "#B0BEC5", "#B0BEC5", "#B0BEC5", "#B0BEC5", "#B0BEC5", "#B0BEC5", "#B0BEC5", "red", "#B0BEC5", "#B0BEC5", "#B0BEC5", "#B0BEC5", "#B0BEC5", "#B0BEC5", "#B0BEC5", "#B0BEC5", "#B0BEC5", "#B0BEC5", "#B0BEC5", "#B0BEC5", "#B0BEC5", "#B0BEC5", "#B0BEC5", "#B0BEC5", "#B0BEC5", "#B0BEC5", "#B0BEC5", "#B0BEC5"]]}], "label": "Topic 30", "method": "update"}, {"args": [{"marker.color": [["#B0BEC5", "#B0BEC5", "#B0BEC5", "#B0BEC5", "#B0BEC5", "#B0BEC5", "#B0BEC5", "#B0BEC5", "#B0BEC5", "#B0BEC5", "#B0BEC5", "#B0BEC5", "#B0BEC5", "#B0BEC5", "#B0BEC5", "#B0BEC5", "#B0BEC5", "#B0BEC5", "#B0BEC5", "#B0BEC5", "#B0BEC5", "#B0BEC5", "#B0BEC5", "#B0BEC5", "#B0BEC5", "#B0BEC5", "#B0BEC5", "#B0BEC5", "#B0BEC5", "#B0BEC5", "#B0BEC5", "red", "#B0BEC5", "#B0BEC5", "#B0BEC5", "#B0BEC5", "#B0BEC5", "#B0BEC5", "#B0BEC5", "#B0BEC5", "#B0BEC5", "#B0BEC5", "#B0BEC5", "#B0BEC5", "#B0BEC5", "#B0BEC5", "#B0BEC5", "#B0BEC5", "#B0BEC5", "#B0BEC5", "#B0BEC5"]]}], "label": "Topic 31", "method": "update"}, {"args": [{"marker.color": [["#B0BEC5", "#B0BEC5", "#B0BEC5", "#B0BEC5", "#B0BEC5", "#B0BEC5", "#B0BEC5", "#B0BEC5", "#B0BEC5", "#B0BEC5", "#B0BEC5", "#B0BEC5", "#B0BEC5", "#B0BEC5", "#B0BEC5", "#B0BEC5", "#B0BEC5", "#B0BEC5", "#B0BEC5", "#B0BEC5", "#B0BEC5", "#B0BEC5", "#B0BEC5", "#B0BEC5", "#B0BEC5", "#B0BEC5", "#B0BEC5", "#B0BEC5", "#B0BEC5", "#B0BEC5", "#B0BEC5", "#B0BEC5", "red", "#B0BEC5", "#B0BEC5", "#B0BEC5", "#B0BEC5", "#B0BEC5", "#B0BEC5", "#B0BEC5", "#B0BEC5", "#B0BEC5", "#B0BEC5", "#B0BEC5", "#B0BEC5", "#B0BEC5", "#B0BEC5", "#B0BEC5", "#B0BEC5", "#B0BEC5", "#B0BEC5"]]}], "label": "Topic 32", "method": "update"}, {"args": [{"marker.color": [["#B0BEC5", "#B0BEC5", "#B0BEC5", "#B0BEC5", "#B0BEC5", "#B0BEC5", "#B0BEC5", "#B0BEC5", "#B0BEC5", "#B0BEC5", "#B0BEC5", "#B0BEC5", "#B0BEC5", "#B0BEC5", "#B0BEC5", "#B0BEC5", "#B0BEC5", "#B0BEC5", "#B0BEC5", "#B0BEC5", "#B0BEC5", "#B0BEC5", "#B0BEC5", "#B0BEC5", "#B0BEC5", "#B0BEC5", "#B0BEC5", "#B0BEC5", "#B0BEC5", "#B0BEC5", "#B0BEC5", "#B0BEC5", "#B0BEC5", "red", "#B0BEC5", "#B0BEC5", "#B0BEC5", "#B0BEC5", "#B0BEC5", "#B0BEC5", "#B0BEC5", "#B0BEC5", "#B0BEC5", "#B0BEC5", "#B0BEC5", "#B0BEC5", "#B0BEC5", "#B0BEC5", "#B0BEC5", "#B0BEC5", "#B0BEC5"]]}], "label": "Topic 33", "method": "update"}, {"args": [{"marker.color": [["#B0BEC5", "#B0BEC5", "#B0BEC5", "#B0BEC5", "#B0BEC5", "#B0BEC5", "#B0BEC5", "#B0BEC5", "#B0BEC5", "#B0BEC5", "#B0BEC5", "#B0BEC5", "#B0BEC5", "#B0BEC5", "#B0BEC5", "#B0BEC5", "#B0BEC5", "#B0BEC5", "#B0BEC5", "#B0BEC5", "#B0BEC5", "#B0BEC5", "#B0BEC5", "#B0BEC5", "#B0BEC5", "#B0BEC5", "#B0BEC5", "#B0BEC5", "#B0BEC5", "#B0BEC5", "#B0BEC5", "#B0BEC5", "#B0BEC5", "#B0BEC5", "red", "#B0BEC5", "#B0BEC5", "#B0BEC5", "#B0BEC5", "#B0BEC5", "#B0BEC5", "#B0BEC5", "#B0BEC5", "#B0BEC5", "#B0BEC5", "#B0BEC5", "#B0BEC5", "#B0BEC5", "#B0BEC5", "#B0BEC5", "#B0BEC5"]]}], "label": "Topic 34", "method": "update"}, {"args": [{"marker.color": [["#B0BEC5", "#B0BEC5", "#B0BEC5", "#B0BEC5", "#B0BEC5", "#B0BEC5", "#B0BEC5", "#B0BEC5", "#B0BEC5", "#B0BEC5", "#B0BEC5", "#B0BEC5", "#B0BEC5", "#B0BEC5", "#B0BEC5", "#B0BEC5", "#B0BEC5", "#B0BEC5", "#B0BEC5", "#B0BEC5", "#B0BEC5", "#B0BEC5", "#B0BEC5", "#B0BEC5", "#B0BEC5", "#B0BEC5", "#B0BEC5", "#B0BEC5", "#B0BEC5", "#B0BEC5", "#B0BEC5", "#B0BEC5", "#B0BEC5", "#B0BEC5", "#B0BEC5", "red", "#B0BEC5", "#B0BEC5", "#B0BEC5", "#B0BEC5", "#B0BEC5", "#B0BEC5", "#B0BEC5", "#B0BEC5", "#B0BEC5", "#B0BEC5", "#B0BEC5", "#B0BEC5", "#B0BEC5", "#B0BEC5", "#B0BEC5"]]}], "label": "Topic 35", "method": "update"}, {"args": [{"marker.color": [["#B0BEC5", "#B0BEC5", "#B0BEC5", "#B0BEC5", "#B0BEC5", "#B0BEC5", "#B0BEC5", "#B0BEC5", "#B0BEC5", "#B0BEC5", "#B0BEC5", "#B0BEC5", "#B0BEC5", "#B0BEC5", "#B0BEC5", "#B0BEC5", "#B0BEC5", "#B0BEC5", "#B0BEC5", "#B0BEC5", "#B0BEC5", "#B0BEC5", "#B0BEC5", "#B0BEC5", "#B0BEC5", "#B0BEC5", "#B0BEC5", "#B0BEC5", "#B0BEC5", "#B0BEC5", "#B0BEC5", "#B0BEC5", "#B0BEC5", "#B0BEC5", "#B0BEC5", "#B0BEC5", "red", "#B0BEC5", "#B0BEC5", "#B0BEC5", "#B0BEC5", "#B0BEC5", "#B0BEC5", "#B0BEC5", "#B0BEC5", "#B0BEC5", "#B0BEC5", "#B0BEC5", "#B0BEC5", "#B0BEC5", "#B0BEC5"]]}], "label": "Topic 36", "method": "update"}, {"args": [{"marker.color": [["#B0BEC5", "#B0BEC5", "#B0BEC5", "#B0BEC5", "#B0BEC5", "#B0BEC5", "#B0BEC5", "#B0BEC5", "#B0BEC5", "#B0BEC5", "#B0BEC5", "#B0BEC5", "#B0BEC5", "#B0BEC5", "#B0BEC5", "#B0BEC5", "#B0BEC5", "#B0BEC5", "#B0BEC5", "#B0BEC5", "#B0BEC5", "#B0BEC5", "#B0BEC5", "#B0BEC5", "#B0BEC5", "#B0BEC5", "#B0BEC5", "#B0BEC5", "#B0BEC5", "#B0BEC5", "#B0BEC5", "#B0BEC5", "#B0BEC5", "#B0BEC5", "#B0BEC5", "#B0BEC5", "#B0BEC5", "red", "#B0BEC5", "#B0BEC5", "#B0BEC5", "#B0BEC5", "#B0BEC5", "#B0BEC5", "#B0BEC5", "#B0BEC5", "#B0BEC5", "#B0BEC5", "#B0BEC5", "#B0BEC5", "#B0BEC5"]]}], "label": "Topic 37", "method": "update"}, {"args": [{"marker.color": [["#B0BEC5", "#B0BEC5", "#B0BEC5", "#B0BEC5", "#B0BEC5", "#B0BEC5", "#B0BEC5", "#B0BEC5", "#B0BEC5", "#B0BEC5", "#B0BEC5", "#B0BEC5", "#B0BEC5", "#B0BEC5", "#B0BEC5", "#B0BEC5", "#B0BEC5", "#B0BEC5", "#B0BEC5", "#B0BEC5", "#B0BEC5", "#B0BEC5", "#B0BEC5", "#B0BEC5", "#B0BEC5", "#B0BEC5", "#B0BEC5", "#B0BEC5", "#B0BEC5", "#B0BEC5", "#B0BEC5", "#B0BEC5", "#B0BEC5", "#B0BEC5", "#B0BEC5", "#B0BEC5", "#B0BEC5", "#B0BEC5", "red", "#B0BEC5", "#B0BEC5", "#B0BEC5", "#B0BEC5", "#B0BEC5", "#B0BEC5", "#B0BEC5", "#B0BEC5", "#B0BEC5", "#B0BEC5", "#B0BEC5", "#B0BEC5"]]}], "label": "Topic 38", "method": "update"}, {"args": [{"marker.color": [["#B0BEC5", "#B0BEC5", "#B0BEC5", "#B0BEC5", "#B0BEC5", "#B0BEC5", "#B0BEC5", "#B0BEC5", "#B0BEC5", "#B0BEC5", "#B0BEC5", "#B0BEC5", "#B0BEC5", "#B0BEC5", "#B0BEC5", "#B0BEC5", "#B0BEC5", "#B0BEC5", "#B0BEC5", "#B0BEC5", "#B0BEC5", "#B0BEC5", "#B0BEC5", "#B0BEC5", "#B0BEC5", "#B0BEC5", "#B0BEC5", "#B0BEC5", "#B0BEC5", "#B0BEC5", "#B0BEC5", "#B0BEC5", "#B0BEC5", "#B0BEC5", "#B0BEC5", "#B0BEC5", "#B0BEC5", "#B0BEC5", "#B0BEC5", "red", "#B0BEC5", "#B0BEC5", "#B0BEC5", "#B0BEC5", "#B0BEC5", "#B0BEC5", "#B0BEC5", "#B0BEC5", "#B0BEC5", "#B0BEC5", "#B0BEC5"]]}], "label": "Topic 39", "method": "update"}, {"args": [{"marker.color": [["#B0BEC5", "#B0BEC5", "#B0BEC5", "#B0BEC5", "#B0BEC5", "#B0BEC5", "#B0BEC5", "#B0BEC5", "#B0BEC5", "#B0BEC5", "#B0BEC5", "#B0BEC5", "#B0BEC5", "#B0BEC5", "#B0BEC5", "#B0BEC5", "#B0BEC5", "#B0BEC5", "#B0BEC5", "#B0BEC5", "#B0BEC5", "#B0BEC5", "#B0BEC5", "#B0BEC5", "#B0BEC5", "#B0BEC5", "#B0BEC5", "#B0BEC5", "#B0BEC5", "#B0BEC5", "#B0BEC5", "#B0BEC5", "#B0BEC5", "#B0BEC5", "#B0BEC5", "#B0BEC5", "#B0BEC5", "#B0BEC5", "#B0BEC5", "#B0BEC5", "red", "#B0BEC5", "#B0BEC5", "#B0BEC5", "#B0BEC5", "#B0BEC5", "#B0BEC5", "#B0BEC5", "#B0BEC5", "#B0BEC5", "#B0BEC5"]]}], "label": "Topic 40", "method": "update"}, {"args": [{"marker.color": [["#B0BEC5", "#B0BEC5", "#B0BEC5", "#B0BEC5", "#B0BEC5", "#B0BEC5", "#B0BEC5", "#B0BEC5", "#B0BEC5", "#B0BEC5", "#B0BEC5", "#B0BEC5", "#B0BEC5", "#B0BEC5", "#B0BEC5", "#B0BEC5", "#B0BEC5", "#B0BEC5", "#B0BEC5", "#B0BEC5", "#B0BEC5", "#B0BEC5", "#B0BEC5", "#B0BEC5", "#B0BEC5", "#B0BEC5", "#B0BEC5", "#B0BEC5", "#B0BEC5", "#B0BEC5", "#B0BEC5", "#B0BEC5", "#B0BEC5", "#B0BEC5", "#B0BEC5", "#B0BEC5", "#B0BEC5", "#B0BEC5", "#B0BEC5", "#B0BEC5", "#B0BEC5", "red", "#B0BEC5", "#B0BEC5", "#B0BEC5", "#B0BEC5", "#B0BEC5", "#B0BEC5", "#B0BEC5", "#B0BEC5", "#B0BEC5"]]}], "label": "Topic 41", "method": "update"}, {"args": [{"marker.color": [["#B0BEC5", "#B0BEC5", "#B0BEC5", "#B0BEC5", "#B0BEC5", "#B0BEC5", "#B0BEC5", "#B0BEC5", "#B0BEC5", "#B0BEC5", "#B0BEC5", "#B0BEC5", "#B0BEC5", "#B0BEC5", "#B0BEC5", "#B0BEC5", "#B0BEC5", "#B0BEC5", "#B0BEC5", "#B0BEC5", "#B0BEC5", "#B0BEC5", "#B0BEC5", "#B0BEC5", "#B0BEC5", "#B0BEC5", "#B0BEC5", "#B0BEC5", "#B0BEC5", "#B0BEC5", "#B0BEC5", "#B0BEC5", "#B0BEC5", "#B0BEC5", "#B0BEC5", "#B0BEC5", "#B0BEC5", "#B0BEC5", "#B0BEC5", "#B0BEC5", "#B0BEC5", "#B0BEC5", "red", "#B0BEC5", "#B0BEC5", "#B0BEC5", "#B0BEC5", "#B0BEC5", "#B0BEC5", "#B0BEC5", "#B0BEC5"]]}], "label": "Topic 42", "method": "update"}, {"args": [{"marker.color": [["#B0BEC5", "#B0BEC5", "#B0BEC5", "#B0BEC5", "#B0BEC5", "#B0BEC5", "#B0BEC5", "#B0BEC5", "#B0BEC5", "#B0BEC5", "#B0BEC5", "#B0BEC5", "#B0BEC5", "#B0BEC5", "#B0BEC5", "#B0BEC5", "#B0BEC5", "#B0BEC5", "#B0BEC5", "#B0BEC5", "#B0BEC5", "#B0BEC5", "#B0BEC5", "#B0BEC5", "#B0BEC5", "#B0BEC5", "#B0BEC5", "#B0BEC5", "#B0BEC5", "#B0BEC5", "#B0BEC5", "#B0BEC5", "#B0BEC5", "#B0BEC5", "#B0BEC5", "#B0BEC5", "#B0BEC5", "#B0BEC5", "#B0BEC5", "#B0BEC5", "#B0BEC5", "#B0BEC5", "#B0BEC5", "red", "#B0BEC5", "#B0BEC5", "#B0BEC5", "#B0BEC5", "#B0BEC5", "#B0BEC5", "#B0BEC5"]]}], "label": "Topic 43", "method": "update"}, {"args": [{"marker.color": [["#B0BEC5", "#B0BEC5", "#B0BEC5", "#B0BEC5", "#B0BEC5", "#B0BEC5", "#B0BEC5", "#B0BEC5", "#B0BEC5", "#B0BEC5", "#B0BEC5", "#B0BEC5", "#B0BEC5", "#B0BEC5", "#B0BEC5", "#B0BEC5", "#B0BEC5", "#B0BEC5", "#B0BEC5", "#B0BEC5", "#B0BEC5", "#B0BEC5", "#B0BEC5", "#B0BEC5", "#B0BEC5", "#B0BEC5", "#B0BEC5", "#B0BEC5", "#B0BEC5", "#B0BEC5", "#B0BEC5", "#B0BEC5", "#B0BEC5", "#B0BEC5", "#B0BEC5", "#B0BEC5", "#B0BEC5", "#B0BEC5", "#B0BEC5", "#B0BEC5", "#B0BEC5", "#B0BEC5", "#B0BEC5", "#B0BEC5", "red", "#B0BEC5", "#B0BEC5", "#B0BEC5", "#B0BEC5", "#B0BEC5", "#B0BEC5"]]}], "label": "Topic 44", "method": "update"}, {"args": [{"marker.color": [["#B0BEC5", "#B0BEC5", "#B0BEC5", "#B0BEC5", "#B0BEC5", "#B0BEC5", "#B0BEC5", "#B0BEC5", "#B0BEC5", "#B0BEC5", "#B0BEC5", "#B0BEC5", "#B0BEC5", "#B0BEC5", "#B0BEC5", "#B0BEC5", "#B0BEC5", "#B0BEC5", "#B0BEC5", "#B0BEC5", "#B0BEC5", "#B0BEC5", "#B0BEC5", "#B0BEC5", "#B0BEC5", "#B0BEC5", "#B0BEC5", "#B0BEC5", "#B0BEC5", "#B0BEC5", "#B0BEC5", "#B0BEC5", "#B0BEC5", "#B0BEC5", "#B0BEC5", "#B0BEC5", "#B0BEC5", "#B0BEC5", "#B0BEC5", "#B0BEC5", "#B0BEC5", "#B0BEC5", "#B0BEC5", "#B0BEC5", "#B0BEC5", "red", "#B0BEC5", "#B0BEC5", "#B0BEC5", "#B0BEC5", "#B0BEC5"]]}], "label": "Topic 45", "method": "update"}, {"args": [{"marker.color": [["#B0BEC5", "#B0BEC5", "#B0BEC5", "#B0BEC5", "#B0BEC5", "#B0BEC5", "#B0BEC5", "#B0BEC5", "#B0BEC5", "#B0BEC5", "#B0BEC5", "#B0BEC5", "#B0BEC5", "#B0BEC5", "#B0BEC5", "#B0BEC5", "#B0BEC5", "#B0BEC5", "#B0BEC5", "#B0BEC5", "#B0BEC5", "#B0BEC5", "#B0BEC5", "#B0BEC5", "#B0BEC5", "#B0BEC5", "#B0BEC5", "#B0BEC5", "#B0BEC5", "#B0BEC5", "#B0BEC5", "#B0BEC5", "#B0BEC5", "#B0BEC5", "#B0BEC5", "#B0BEC5", "#B0BEC5", "#B0BEC5", "#B0BEC5", "#B0BEC5", "#B0BEC5", "#B0BEC5", "#B0BEC5", "#B0BEC5", "#B0BEC5", "#B0BEC5", "red", "#B0BEC5", "#B0BEC5", "#B0BEC5", "#B0BEC5"]]}], "label": "Topic 46", "method": "update"}, {"args": [{"marker.color": [["#B0BEC5", "#B0BEC5", "#B0BEC5", "#B0BEC5", "#B0BEC5", "#B0BEC5", "#B0BEC5", "#B0BEC5", "#B0BEC5", "#B0BEC5", "#B0BEC5", "#B0BEC5", "#B0BEC5", "#B0BEC5", "#B0BEC5", "#B0BEC5", "#B0BEC5", "#B0BEC5", "#B0BEC5", "#B0BEC5", "#B0BEC5", "#B0BEC5", "#B0BEC5", "#B0BEC5", "#B0BEC5", "#B0BEC5", "#B0BEC5", "#B0BEC5", "#B0BEC5", "#B0BEC5", "#B0BEC5", "#B0BEC5", "#B0BEC5", "#B0BEC5", "#B0BEC5", "#B0BEC5", "#B0BEC5", "#B0BEC5", "#B0BEC5", "#B0BEC5", "#B0BEC5", "#B0BEC5", "#B0BEC5", "#B0BEC5", "#B0BEC5", "#B0BEC5", "#B0BEC5", "red", "#B0BEC5", "#B0BEC5", "#B0BEC5"]]}], "label": "Topic 47", "method": "update"}, {"args": [{"marker.color": [["#B0BEC5", "#B0BEC5", "#B0BEC5", "#B0BEC5", "#B0BEC5", "#B0BEC5", "#B0BEC5", "#B0BEC5", "#B0BEC5", "#B0BEC5", "#B0BEC5", "#B0BEC5", "#B0BEC5", "#B0BEC5", "#B0BEC5", "#B0BEC5", "#B0BEC5", "#B0BEC5", "#B0BEC5", "#B0BEC5", "#B0BEC5", "#B0BEC5", "#B0BEC5", "#B0BEC5", "#B0BEC5", "#B0BEC5", "#B0BEC5", "#B0BEC5", "#B0BEC5", "#B0BEC5", "#B0BEC5", "#B0BEC5", "#B0BEC5", "#B0BEC5", "#B0BEC5", "#B0BEC5", "#B0BEC5", "#B0BEC5", "#B0BEC5", "#B0BEC5", "#B0BEC5", "#B0BEC5", "#B0BEC5", "#B0BEC5", "#B0BEC5", "#B0BEC5", "#B0BEC5", "#B0BEC5", "red", "#B0BEC5", "#B0BEC5"]]}], "label": "Topic 48", "method": "update"}, {"args": [{"marker.color": [["#B0BEC5", "#B0BEC5", "#B0BEC5", "#B0BEC5", "#B0BEC5", "#B0BEC5", "#B0BEC5", "#B0BEC5", "#B0BEC5", "#B0BEC5", "#B0BEC5", "#B0BEC5", "#B0BEC5", "#B0BEC5", "#B0BEC5", "#B0BEC5", "#B0BEC5", "#B0BEC5", "#B0BEC5", "#B0BEC5", "#B0BEC5", "#B0BEC5", "#B0BEC5", "#B0BEC5", "#B0BEC5", "#B0BEC5", "#B0BEC5", "#B0BEC5", "#B0BEC5", "#B0BEC5", "#B0BEC5", "#B0BEC5", "#B0BEC5", "#B0BEC5", "#B0BEC5", "#B0BEC5", "#B0BEC5", "#B0BEC5", "#B0BEC5", "#B0BEC5", "#B0BEC5", "#B0BEC5", "#B0BEC5", "#B0BEC5", "#B0BEC5", "#B0BEC5", "#B0BEC5", "#B0BEC5", "#B0BEC5", "red", "#B0BEC5"]]}], "label": "Topic 49", "method": "update"}, {"args": [{"marker.color": [["#B0BEC5", "#B0BEC5", "#B0BEC5", "#B0BEC5", "#B0BEC5", "#B0BEC5", "#B0BEC5", "#B0BEC5", "#B0BEC5", "#B0BEC5", "#B0BEC5", "#B0BEC5", "#B0BEC5", "#B0BEC5", "#B0BEC5", "#B0BEC5", "#B0BEC5", "#B0BEC5", "#B0BEC5", "#B0BEC5", "#B0BEC5", "#B0BEC5", "#B0BEC5", "#B0BEC5", "#B0BEC5", "#B0BEC5", "#B0BEC5", "#B0BEC5", "#B0BEC5", "#B0BEC5", "#B0BEC5", "#B0BEC5", "#B0BEC5", "#B0BEC5", "#B0BEC5", "#B0BEC5", "#B0BEC5", "#B0BEC5", "#B0BEC5", "#B0BEC5", "#B0BEC5", "#B0BEC5", "#B0BEC5", "#B0BEC5", "#B0BEC5", "#B0BEC5", "#B0BEC5", "#B0BEC5", "#B0BEC5", "#B0BEC5", "red"]]}], "label": "Topic 50", "method": "update"}]}], "title": {"font": {"color": "Black", "size": 22}, "text": "<b>Intertopic Distance Map</b>", "x": 0.5, "xanchor": "center", "y": 0.95, "yanchor": "top"}, "width": 650, "xaxis": {"anchor": "y", "domain": [0, 1], "range": [-22.61, 18.8], "title": {"text": ""}, "visible": false}, "yaxis": {"anchor": "x", "domain": [0, 1], "range": [-7.648, 23.26], "title": {"text": ""}, "visible": false}}}
